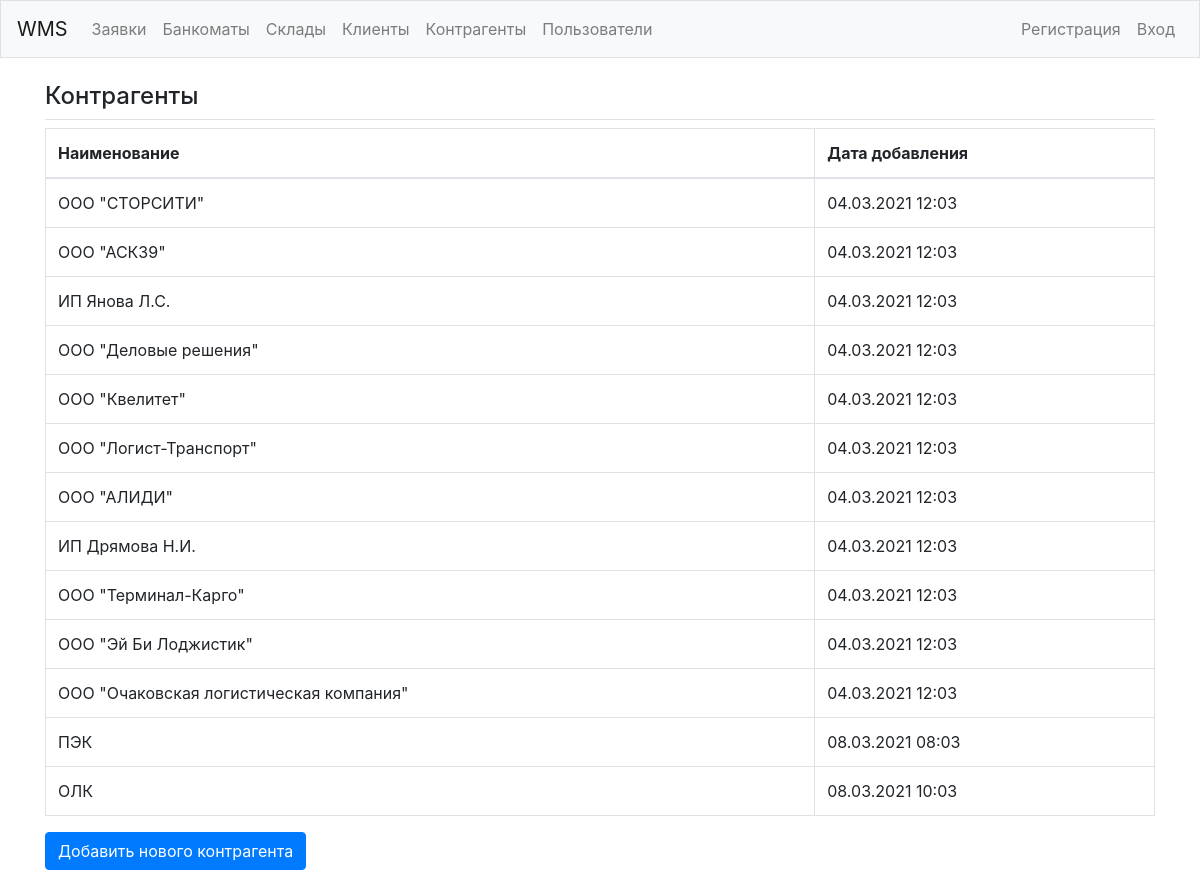
The app's page /contractors/ with its own data.
### wms/models.py (models this page shows, shortened)
class Contractor(models.Model):
    name = models.CharField(max_length=200)
    pub_date = models.DateTimeField('date published', auto_now_add=True)

### wms/views.py (the view)
# urls.py: path('contractors/', views.contractors, name='contractors'),
def contractors(request):
    contractors = Contractor.objects.all().order_by('pub_date')
    context = {'contractors': contractors}
    return render(request, 'wms/contractors.html', context)

### wms/templates/wms/contractors.html
{% extends "wms/base.html" %}
{% block page_header %}
  <h4>Контрагенты</h4>
{% endblock page_header %}
{% block content %}
<table class="table table-bordered">
  <thead>
    <tr>
      <th scope="col">Наименование</th>
      <th scope="col">Дата добавления</th>
    </tr>
  </thead>
  <tbody>
    {% for contractor in contractors %}
    <tr>
      <td>{{ contractor.name }}</td>
      <td>{{ contractor.pub_date|date:'d.m.Y H:m' }}</td>
    </tr>
    {% empty %}
    <tr>
      <td>Не добавлено ни одного контрагента. Добавьте первого контрагента.</td>
    </tr>
    {% endfor %}
  </tbody>
</table>
  <a class="btn btn-primary mb-3" href="{% url 'wms:new_contractor' %}">Добавить нового контрагента</a>
{% endblock content %}

### records on screen
Contractor: name "ООО \"СТОРСИТИ\"", pub_date "04.03.2021 12:03"
Contractor: name "ООО \"АСК39\"", pub_date "04.03.2021 12:03"
Contractor: name "ИП Янова Л.С.", pub_date "04.03.2021 12:03"
Contractor: name "ООО \"Деловые решения\"", pub_date "04.03.2021 12:03"
Contractor: name "ООО \"Квелитет\"", pub_date "04.03.2021 12:03"
Contractor: name "ООО \"Логист-Транспорт\"", pub_date "04.03.2021 12:03"
Contractor: name "ООО \"АЛИДИ\"", pub_date "04.03.2021 12:03"
Contractor: name "ИП Дрямова Н.И.", pub_date "04.03.2021 12:03"
Contractor: name "ООО \"Терминал-Карго\"", pub_date "04.03.2021 12:03"
Contractor: name "ООО \"Эй Би Лоджистик\"", pub_date "04.03.2021 12:03"
Contractor: name "ООО \"Очаковская логистическая компания\"", pub_date "04.03.2021 12:03"
Contractor: name "ПЭК", pub_date "08.03.2021 08:03"
Contractor: name "ОЛК", pub_date "08.03.2021 10:03"
